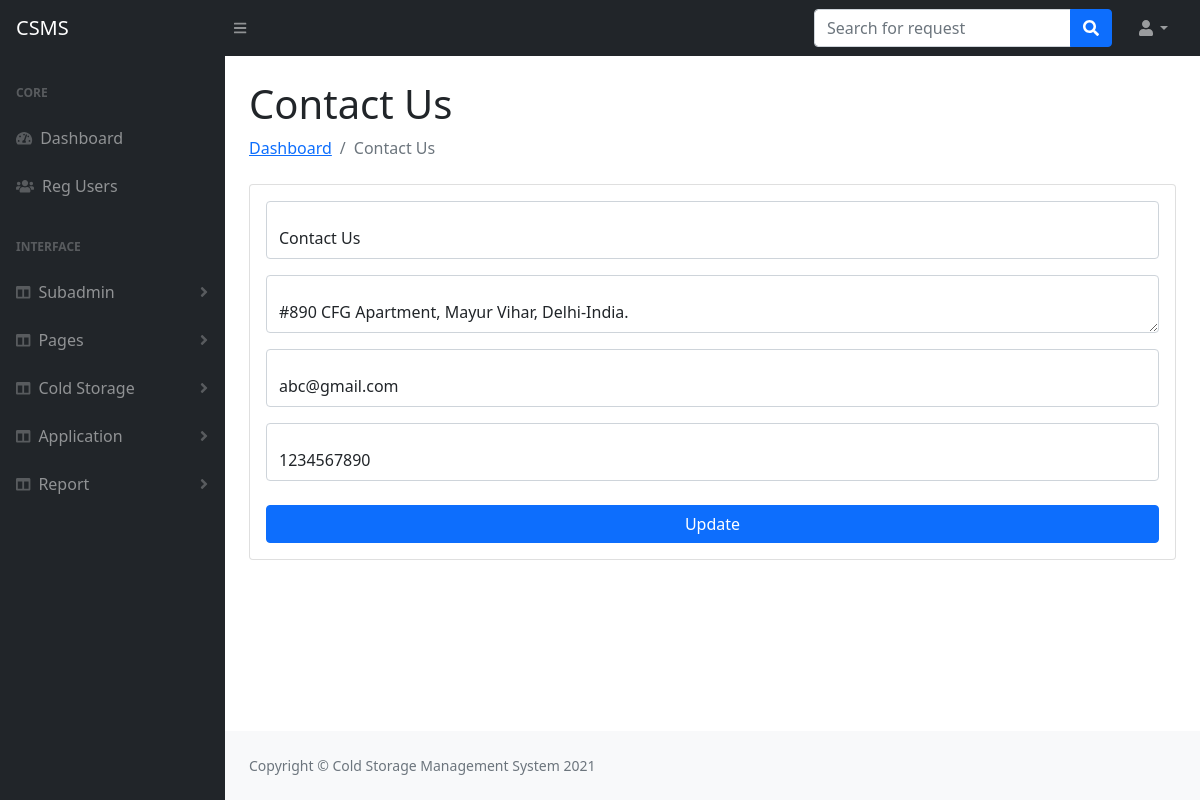
The app's page /admin/contactus.php (signed in) with its own data.
### tables this page shows
CREATE TABLE `tblpage` (
  `ID` int(10) NOT NULL,
  `PageType` varchar(200) DEFAULT NULL,
  `PageTitle` varchar(200) DEFAULT NULL,
  `PageDescription` mediumtext DEFAULT NULL,
  `Email` varchar(200) DEFAULT NULL,
  `MobileNumber` bigint(10) DEFAULT NULL,
  `UpdationDate` timestamp NULL DEFAULT NULL ON UPDATE current_timestamp()
);

### admin/contactus.php (the view, shortened to what this page needs)
<?php session_start();
if(strlen($_SESSION['csmsaid'])==0)
  {
header('location:index.php');
}
else{
?>
<!DOCTYPE html>
<html lang="en">
    <head>
        <link href="css/styles.css" rel="stylesheet" />
    </head>
    <body>
       <?php include_once("includes/navbar.php");?>
        <div id="layoutSidenav">
         <?php include_once("includes/sidebar.php");?>
            <div id="layoutSidenav_content">
                <main>
                    <div class="container-fluid px-4">
                        <h1 class="mt-4">Contact Us</h1>
                        <ol class="breadcrumb mb-4">
                            <li class="breadcrumb-item"><a href="dashboard.php">Dashboard</a></li>
                            <li class="breadcrumb-item active">Contact Us</li>
                        </ol>
                        <div class="card mb-4">
                           <div class="card-body">
                                        <form method="post">
                                         <?php
$ret=mysqli_query($con,"select * from  tblpage where PageType='contactus'");
while ($row=mysqli_fetch_array($ret)) {
?>
                                          <div class="row mb-3">
                                                <div class="col-md-12">
                                                    <div class="form-floating mb-3 mb-md-0">
                                                        <input type="text" class="form-control" name="pagetitle" value="<?php  echo $row['PageTitle'];?>" required='true'>
                                                    </div>
                                                </div>
                                            </div>
                                            <div class="row mb-3">
                                                <div class="col-md-12">
                                                    <div class="form-floating mb-3 mb-md-0">
                                                         <textarea  name="pagedes" class="form-control" required='true' cols="140" rows="10"><?php  echo $row['PageDescription'];?></textarea>
                                                    </div>
                                                </div>
                                            </div>
<div class="row mb-3">
                                                <div class="col-md-12">
                                                    <div class="form-floating mb-3 mb-md-0">
                                                         <input type="email" class="form-control" name="email" value="<?php  echo $row['Email'];?>" required='true'>
                                                    </div>
                                                </div>
                                            </div>
                                            <div class="row mb-3">
                                                <div class="col-md-12">
                                                    <div class="form-floating mb-3 mb-md-0">
                                                         <input type="text" class="form-control" name="mobnum" value="<?php  echo $row['MobileNumber'];?>" required='true' maxlength="10" pattern='[0-9]+'>
                                                    </div>
                                                </div>
                                            </div>
                                        <?php } ?>
                                            <div class="mt-4 mb-0">
                                                <div class="d-grid"><button type="submit" class="btn btn-primary" name="update" id="update">Update</button></div>
                                            </div>
                                        </form>
                                    </div>
                        </div>
                       </div>
                </main>
                <?php include_once('includes/footer.php');?>
                  </div>
         </div>
    </body>
</html>
<?php } ?>

### records on screen
tblpage: pagetitle "Contact Us", pagedes "#890 CFG Apartment, Mayur Vihar, Delhi-India.", email "abc@gmail.com", mobnum "1234567890"
